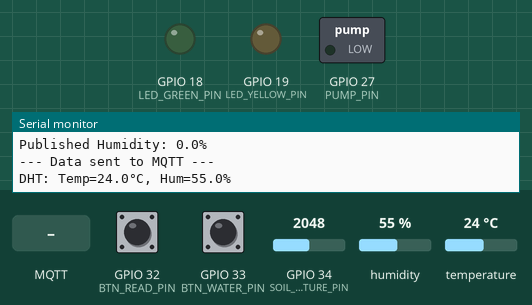
Recording of a sketch running on a simulated ESP32. On the bench: switched loads named in the sketch (green lamp = pin HIGH), output pins drawn as LEDs (lit = HIGH), the last lines printed to the serial monitor. Dashed ring = blinking. The test bench sets the inputs (shaded band); at power-on: GPIO 34 (SOIL_MOISTURE_PIN) = 2048, GPIO 33 (BTN_WATER_PIN) HIGH, GPIO 32 (BTN_READ_PIN) HIGH, humidity 55 %, temperature 24 °C. WiFi joins after 1.5 s; servers stay silent unless stated; no MQTT or app messages arrive unless stated.

Above: at 3.7 s.
3.8 s: GPIO 34 (SOIL_MOISTURE_PIN) set to 2776
8.7 s: GPIO 34 (SOIL_MOISTURE_PIN) set to 2864
At 12.68 s:
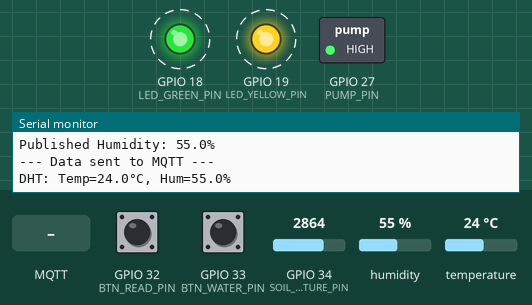
14.4 s: MQTT message "ON" arrives on the first subscribed topic
At 18.7 s:
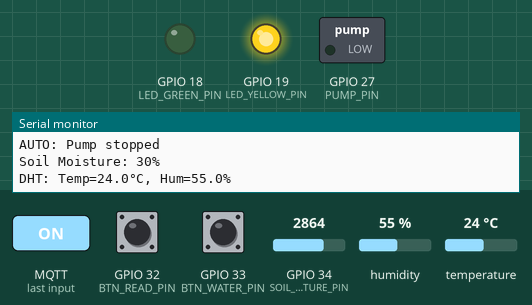
19.0 s: GPIO 33 (BTN_WATER_PIN) pulled LOW for 0.15 s
At 19.18 s:
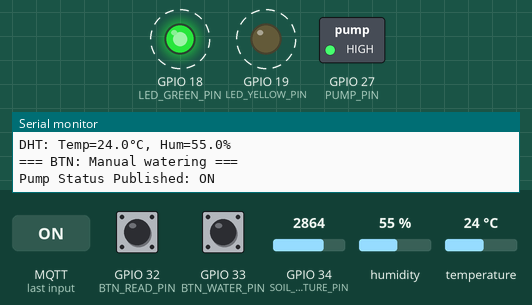
22.5 s: GPIO 34 (SOIL_MOISTURE_PIN) set to 2047
26.0 s: GPIO 34 (SOIL_MOISTURE_PIN) set to 1670
29.0 s: GPIO 34 (SOIL_MOISTURE_PIN) set to 1604
At 33.7 s:
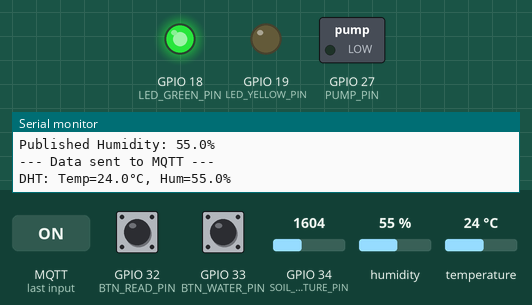
Timing chart, 0 to 35.0 s (numbered marks = the images above; inputs shaded):
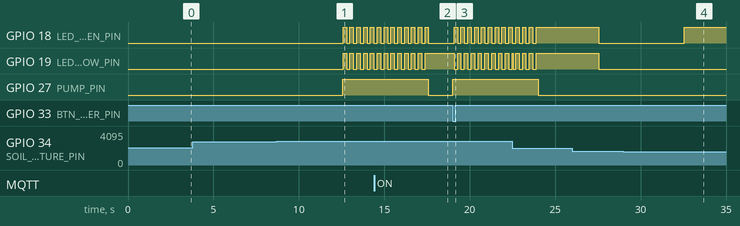

The sketch:

node1.ino
```cpp
/*
 * ESP32-Node1: BLOOM (Sensor + Control)
 *
 * Group 16:
 * Isyana Trevia Pohaci (2306250592)
 * Arsinta Kirana Nisa (2306215980)
 * Jonathan Frederick Kosasih (2306225981)
 * Laura Fawzia Sambowo (2306260145)
 */

#include <Arduino.h>
#include <WiFi.h>
#include <PubSubClient.h>
#include <DHT.h>
#include <Preferences.h>

// pin definitions
#define SOIL_MOISTURE_PIN 34 // ADC Pin for Soil Moisture Sensor
#define DHT_PIN 4            // DHT11 Data Pin
#define PUMP_PIN 27          // MOSFET Control Pin
#define LED_GREEN_PIN 18     // Green LED
#define LED_YELLOW_PIN 19    // Yellow LED
#define BTN_READ_PIN 32      // Push Button Read
#define BTN_WATER_PIN 33     // Push Button Water

// sensor configuration
#define DHT_TYPE DHT11
#define SOIL_DRY_THRESHOLD 30 // under this = dry
#define SOIL_WET_THRESHOLD 60 // over this = wet
#define PUMP_DURATION 5000    // 5 seconds watering

// wifi & mqtt configuration
const char *WIFI_SSID = "kel16";
const char *WIFI_PASS = "pojolaran"; // poci joko laura kiran

const char *MQTT_BROKER = "broker.hivemq.com"; // broker public
const int MQTT_PORT = 1883;
const char *MQTT_CLIENT_ID = "ESP32_Node1_SmartPlant";

// MQTT Topics - send data to Node2
const char *TOPIC_SOIL = "plant/sensor/moisture";
const char *TOPIC_TEMP = "plant/sensor/temp";
const char *TOPIC_HUMIDITY = "plant/sensor/humidity";
const char *TOPIC_PUMP_STATUS = "plant/control/status";

// MQTT Topics - receive command from Node2
const char *TOPIC_PUMP_COMMAND = "plant/control/pump";

// global objects
DHT dht(DHT_PIN, DHT_TYPE);
WiFiClient espClient;
PubSubClient mqtt(espClient);
Preferences prefs;

// FreeRTOS handles
QueueHandle_t sensorQueue;
SemaphoreHandle_t pumpMutex;
SemaphoreHandle_t mqttSemaphore;
TimerHandle_t sensorTimer;

// data structures
typedef struct
{
    int soil;
    float temp;
    float hum;
    unsigned long timestamp;
} SensorData_t;

// global variables
volatile bool pumpActive = false;
volatile bool manualOverride = false;
SensorData_t latestData = {0, 0.0, 0.0, 0};

// function prototypes
void setupWiFi();
void setupMQTT();
void reconnectMQTT();
void mqttCallback(char *topic, byte *payload, unsigned int length);
int readSoilMoisture();
void controlPump(bool state);
void updateLEDIndicators(int soilPercent);

// FreeRTOS tasks
void taskReadSoil(void *parameter);
void taskReadDHT(void *parameter);
void taskPumpController(void *parameter);
void taskMQTTPublish(void *parameter);
void taskButtonHandler(void *parameter);
void taskLEDIndicator(void *parameter);
void sensorTimerCallback(TimerHandle_t xTimer);

// setup function
void setup()
{
    Serial.begin(115200);
    delay(1000);
    Serial.println("\n=== ESP32-Node1 Smart Plant System ===");
    Serial.println("Mode: Sensor + Control (MQTT Only)");

    // pin setup
    pinMode(PUMP_PIN, OUTPUT);
    pinMode(LED_GREEN_PIN, OUTPUT);
    pinMode(LED_YELLOW_PIN, OUTPUT);
    pinMode(BTN_READ_PIN, INPUT_PULLUP);
    pinMode(BTN_WATER_PIN, INPUT_PULLUP);
    digitalWrite(PUMP_PIN, LOW);

    dht.begin();

    setupWiFi();
    setupMQTT();

    // FreeRTOS setup
    sensorQueue = xQueueCreate(10, sizeof(SensorData_t));
    pumpMutex = xSemaphoreCreateMutex();
    mqttSemaphore = xSemaphoreCreateBinary();
    xSemaphoreGive(mqttSemaphore);

    sensorTimer = xTimerCreate("SensorTimer", pdMS_TO_TICKS(5000),
                               pdTRUE, (void *)0, sensorTimerCallback);
    xTimerStart(sensorTimer, 0);

    // create tasks
    xTaskCreatePinnedToCore(taskReadSoil, "ReadSoil", 4096, NULL, 2, NULL, 0);
    xTaskCreatePinnedToCore(taskReadDHT, "ReadDHT", 4096, NULL, 2, NULL, 0);
    xTaskCreatePinnedToCore(taskPumpController, "PumpCtrl", 4096, NULL, 3, NULL, 0);
    xTaskCreatePinnedToCore(taskMQTTPublish, "MQTT", 8192, NULL, 2, NULL, 1);
    xTaskCreatePinnedToCore(taskButtonHandler, "Buttons", 4096, NULL, 2, NULL, 1);
    xTaskCreatePinnedToCore(taskLEDIndicator, "LED", 2048, NULL, 1, NULL, 0);

    Serial.println("System Ready! Sending data to MQTT...");
}

// main loop
void loop()
{
    if (!mqtt.connected())
    {
        reconnectMQTT();
    }
    mqtt.loop();
    delay(10);
}

// setup WiFi connection
void setupWiFi()
{
    Serial.print("Connecting to WiFi");
    WiFi.mode(WIFI_STA);
    WiFi.begin(WIFI_SSID, WIFI_PASS);

    while (WiFi.status() != WL_CONNECTED)
    {
        delay(500);
        Serial.print(".");
    }

    Serial.println("\nWiFi Connected!");
    Serial.print("IP: ");
    Serial.println(WiFi.localIP());
}

// setup MQTT connection
void setupMQTT()
{
    mqtt.setServer(MQTT_BROKER, MQTT_PORT);
    mqtt.setCallback(mqttCallback);
    reconnectMQTT();
}

// reconnect MQTT
void reconnectMQTT()
{
    while (!mqtt.connected())
    {
        Serial.print("Connecting to MQTT...");
        if (mqtt.connect(MQTT_CLIENT_ID))
        {
            Serial.println("Connected!");
            mqtt.subscribe(TOPIC_PUMP_COMMAND);
            Serial.println("Subscribed to: plant/control/pump");
        }
        else
        {
            Serial.print("Failed, rc=");
            Serial.println(mqtt.state());
            delay(2000);
        }
    }
}

// MQTT message callback
void mqttCallback(char *topic, byte *payload, unsigned int length)
{
    String message = "";
    for (unsigned int i = 0; i < length; i++)
    {
        message += (char)payload[i];
    }

    Serial.printf("MQTT Received [%s]: %s\n", topic, message.c_str());

    if (String(topic) == TOPIC_PUMP_COMMAND)
    {
        if (message == "ON")
        {
            manualOverride = true;
            controlPump(true);
            Serial.println("Remote Pump ON (from Node2)");
        }
        else if (message == "OFF")
        {
            manualOverride = false;
            controlPump(false);
            Serial.println("Remote Pump OFF (from Node2)");
        }
    }
}

// sensor reading func
int readSoilMoisture()
{
    int rawValue = analogRead(SOIL_MOISTURE_PIN);
    int percent = map(rawValue, 4095, 0, 0, 100);
    percent = constrain(percent, 0, 100);
    return percent;
}

// control pump func
void controlPump(bool state)
{
    if (xSemaphoreTake(pumpMutex, portMAX_DELAY))
    {
        digitalWrite(PUMP_PIN, state ? HIGH : LOW);
        pumpActive = state;

        // update MQTT status
        mqtt.publish(TOPIC_PUMP_STATUS, state ? "ON" : "OFF");
        Serial.printf("Pump Status Published: %s\n", state ? "ON" : "OFF");

        xSemaphoreGive(pumpMutex);
    }
}

// update LED based on soil moisture
void updateLEDIndicators(int soilPercent)
{
    if (soilPercent >= SOIL_WET_THRESHOLD)
    {
        // soil wet - LED Green On (GPIO 18)
        digitalWrite(LED_GREEN_PIN, HIGH);
        digitalWrite(LED_YELLOW_PIN, LOW);
    }
    else if (soilPercent <= SOIL_DRY_THRESHOLD)
    {
        // soil dry - LED Yellow On (GPIO 19)
        digitalWrite(LED_GREEN_PIN, LOW);
        digitalWrite(LED_YELLOW_PIN, HIGH);
    }
    else
    {
        // Moderate - Both LEDs Off
        digitalWrite(LED_GREEN_PIN, LOW);
        digitalWrite(LED_YELLOW_PIN, LOW);
    }
}

// FreeRTOS Tasks
// timer callback
void sensorTimerCallback(TimerHandle_t xTimer)
{
    static bool trigger = true;
    trigger = !trigger;
}

// task 1: read soil moisture
void taskReadSoil(void *parameter)
{
    SensorData_t data;

    while (1)
    {
        data.soil = readSoilMoisture();
        data.timestamp = millis();

        if (xQueueSend(sensorQueue, &data, pdMS_TO_TICKS(100)) != pdPASS)
        {
            Serial.println("Queue full - Soil data dropped");
        }

        vTaskDelay(pdMS_TO_TICKS(5000));
    }
}

// task 2: read DHT11
void taskReadDHT(void *parameter)
{
    SensorData_t data;

    while (1)
    {
        float temp = dht.readTemperature();
        float hum = dht.readHumidity();

        if (!isnan(temp) && !isnan(hum))
        {
            data.temp = temp;
            data.hum = hum;
            data.timestamp = millis();

            latestData.temp = temp;
            latestData.hum = hum;

            Serial.printf("DHT: Temp=%.1f°C, Hum=%.1f%%\n", temp, hum);
        }
        else
        {
            Serial.println("DHT Read Failed!");
        }

        vTaskDelay(pdMS_TO_TICKS(5000));
    }
}

// task 3: pump controller (auto watering logic)
void taskPumpController(void *parameter)
{
    SensorData_t data;

    while (1)
    {
        if (xQueueReceive(sensorQueue, &data, portMAX_DELAY))
        {
            latestData.soil = data.soil;

            Serial.printf("Soil Moisture: %d%%\n", data.soil);

            // auto watering logic (if not manual override)
            if (!manualOverride)
            {
                if (data.soil <= SOIL_DRY_THRESHOLD && !pumpActive)
                {
                    Serial.println("AUTO: Soil too dry! Starting pump...");
                    controlPump(true);
                    vTaskDelay(pdMS_TO_TICKS(PUMP_DURATION));
                    controlPump(false);
                    Serial.println("AUTO: Pump stopped");
                }
            }

            updateLEDIndicators(data.soil);
        }
    }
}

// task 4: MQTT Publisher
void taskMQTTPublish(void *parameter)
{
    char buffer[50];

    while (1)
    {
        if (xSemaphoreTake(mqttSemaphore, pdMS_TO_TICKS(100)))
        {
            // publish soil moisture
            sprintf(buffer, "%d", latestData.soil);
            mqtt.publish(TOPIC_SOIL, buffer);
            Serial.printf("Published Soil: %d%%\n", latestData.soil);

            // publish temperature
            dtostrf(latestData.temp, 4, 1, buffer);
            mqtt.publish(TOPIC_TEMP, buffer);
            Serial.printf("Published Temp: %.1f°C\n", latestData.temp);

            // publish humidity
            dtostrf(latestData.hum, 4, 1, buffer);
            mqtt.publish(TOPIC_HUMIDITY, buffer);
            Serial.printf("Published Humidity: %.1f%%\n", latestData.hum);

            Serial.println("--- Data sent to MQTT ---\n");

            xSemaphoreGive(mqttSemaphore);
        }

        vTaskDelay(pdMS_TO_TICKS(10000));
    }
}

// task 5: button handler
void taskButtonHandler(void *parameter)
{
    static unsigned long lastPressRead = 0;
    static unsigned long lastPressWater = 0;
    const unsigned long debounceDelay = 300;

    while (1)
    {
        // button read sensor (immediate read) - GPIO 32
        if (digitalRead(BTN_READ_PIN) == LOW)
        {
            if (millis() - lastPressRead > debounceDelay)
            {
                lastPressRead = millis();
                Serial.println("\n=== BTN: Immediate sensor read ===");

                // force read sensors
                int soil = readSoilMoisture();
                float temp = dht.readTemperature();
                float hum = dht.readHumidity();

                Serial.printf("Soil: %d%% | Temp: %.1f°C | Hum: %.1f%%\n", soil, temp, hum);

                // update immediately
                latestData.soil = soil;
                latestData.temp = temp;
                latestData.hum = hum;

                // force publish to MQTT
                char buffer[50];
                sprintf(buffer, "%d", soil);
                mqtt.publish(TOPIC_SOIL, buffer);
                dtostrf(temp, 4, 1, buffer);
                mqtt.publish(TOPIC_TEMP, buffer);
                dtostrf(hum, 4, 1, buffer);
                mqtt.publish(TOPIC_HUMIDITY, buffer);
                Serial.println("Data force-published to MQTT\n");
            }
        }

        // button manual water - GPIO 33
        if (digitalRead(BTN_WATER_PIN) == LOW)
        {
            if (millis() - lastPressWater > debounceDelay)
            {
                lastPressWater = millis();
                Serial.println("\n=== BTN: Manual watering ===");

                manualOverride = true;
                controlPump(true);
                vTaskDelay(pdMS_TO_TICKS(PUMP_DURATION));
                controlPump(false);
                manualOverride = false;

                Serial.println("Manual watering completed\n");
            }
        }

        vTaskDelay(pdMS_TO_TICKS(50));
    }
}

// task 6: LED indicator
void taskLEDIndicator(void *parameter)
{
    while (1)
    {
        if (pumpActive)
        {
            // blink both LEDs when pump active
            digitalWrite(LED_GREEN_PIN, !digitalRead(LED_GREEN_PIN));
            digitalWrite(LED_YELLOW_PIN, !digitalRead(LED_YELLOW_PIN));
            vTaskDelay(pdMS_TO_TICKS(200));
        }
        else
        {
            vTaskDelay(pdMS_TO_TICKS(500));
        }
    }
}
```

Measured:
- the behaviour switches between 2825 and 2826 on GPIO 34 (SOIL_MOISTURE_PIN) (found by bisection; images 0 and 1)
- the behaviour switches between 1639 and 1638 on GPIO 34 (SOIL_MOISTURE_PIN) (found by bisection; images 3 and 4)
- after the input at 8.7 s, GPIO 18 (LED_GREEN_PIN), GPIO 19 (LED_YELLOW_PIN): alternates HIGH for 0.20 s and LOW for 0.20 s, starting after 3.9 s; GPIO 27 (PUMP_PIN): LOW → HIGH after 3.9 s
- after the input at 14.4 s, GPIO 18 (LED_GREEN_PIN): goes on until 17.6 s, then stays LOW; GPIO 19 (LED_YELLOW_PIN): goes on until 17.4 s, then stays HIGH; GPIO 27 (PUMP_PIN): HIGH → LOW after 3.2 s
- after the input at 19.0 s, GPIO 18 (LED_GREEN_PIN), GPIO 19 (LED_YELLOW_PIN): alternates HIGH for 0.20 s and LOW for 0.20 s, starting after 0.09 s; GPIO 27 (PUMP_PIN): LOW → HIGH at once
- after the input at 29.0 s, GPIO 18 (LED_GREEN_PIN): LOW → HIGH after 3.6 s
